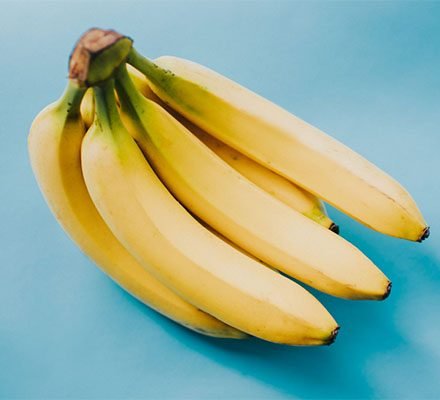
#> input picture lesson 5/images/banana.jpg, 440 x 400 px; its folder holds 4 pictures in this run
$ python main.py
#> lines starting #> are read from the running program, lines starting #| are printed output that depends on the picture
import cv2
import os
from PIL import Image

mean_width = 0
mean_height = 0

folder = "images"
number_of_files = len(os.listdir(folder))
print(number_of_files)

for file_name in os.listdir(folder):
    image = Image.open(os.path.join(folder, file_name))
#> image is the input picture: PIL image 440x400 RGB; mean R, G, B 150.4, 173.7, 149.2
    width, height = image.size
#> width = 440; height = 400
    mean_height += height
#> mean_height = 400
    mean_width += width
#> mean_width = 440
#> pass 2 of the loop `for file_name in os.listdir(folder):`:
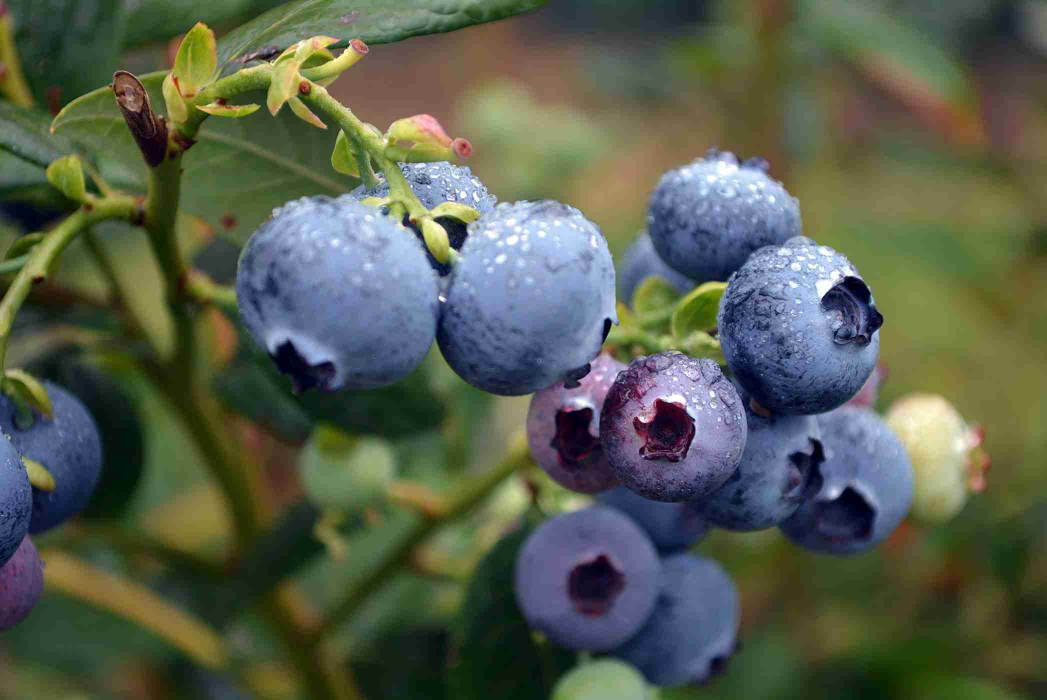
#> input picture lesson 5/images/blueberry.jpg, 2094 x 1400 px (shown at 1/2 size)
#> image is the input picture: PIL image 2094x1400 RGB; mean R, G, B 87.1, 94.4, 77.7
#> pass 3 of the loop `for file_name in os.listdir(folder):`:
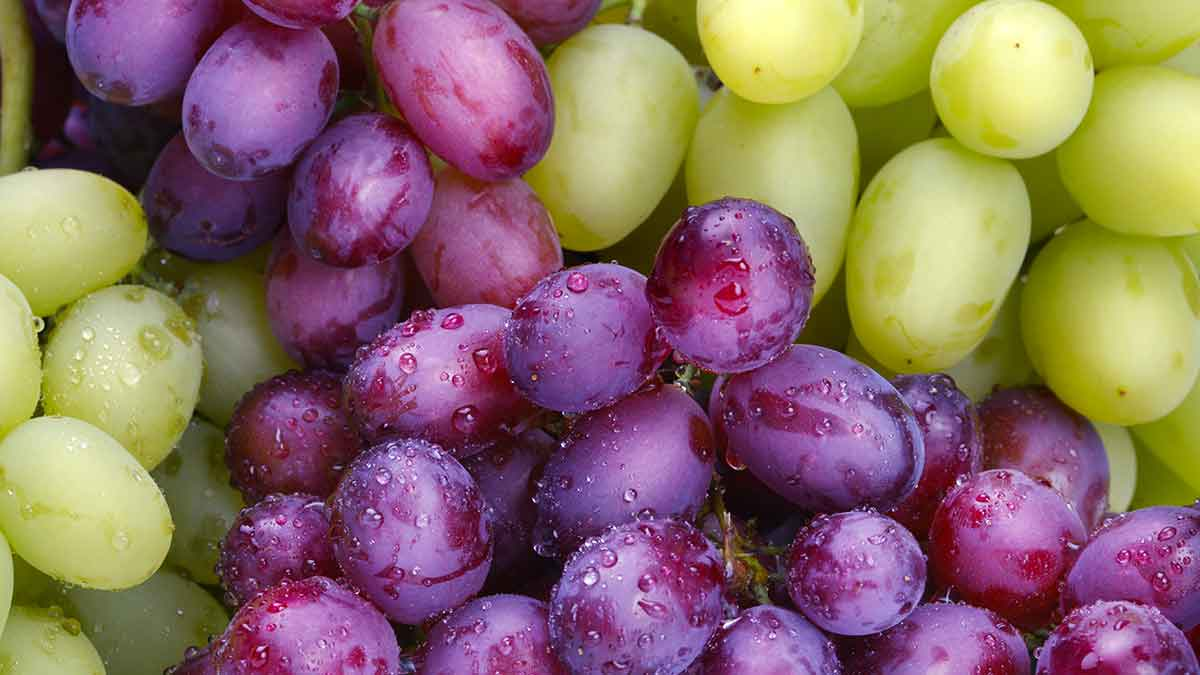
#> input picture lesson 5/images/grapes.jpg, 1200 x 675 px
#> image is the input picture: PIL image 1200x675 RGB; mean R, G, B 137, 106.9, 101.1
#> the loop made 4 passes; the first 3 are shown

mean_width = mean_width//number_of_files
mean_height = mean_height//number_of_files

print(mean_height)
print(mean_width)

for file_name in os.listdir(folder):
    if file_name.endswith(".jpg") or file_name.endswith(".png") or file_name.endswith(".jpeg"):
        image = Image.open(os.path.join(folder, file_name))
        resized_image = image.resize((mean_width, mean_height), Image.Resampling.LANCZOS)
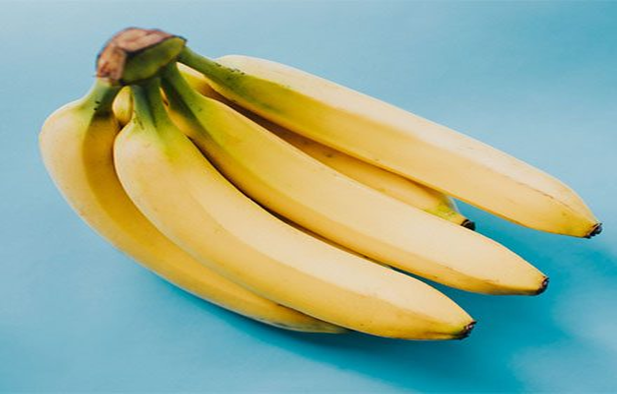
#> resized_image: PIL image 1233x787 RGB (shown at 1/2 size); mean R, G, B 150.4, 173.7, 149.2
        resized_image.save(file_name, "JPEG", quality = 95)
        print(resized_image)
#> pass 2 of the loop `for file_name in os.listdir(folder):`:
#> `resized_image = image.resize((mean_width, mean_height), Image.Resampli..`:
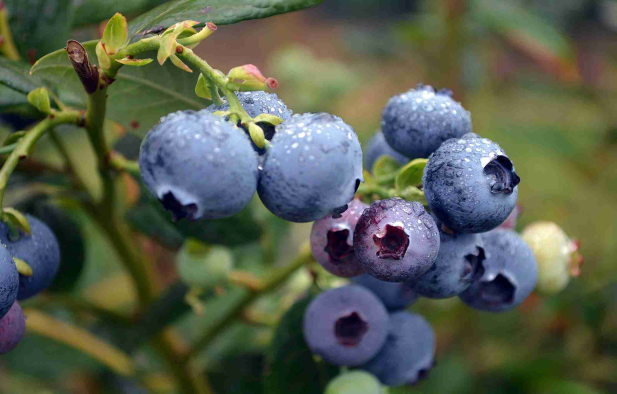
#> resized_image: PIL image 1233x787 RGB (shown at 1/2 size); mean R, G, B 87.1, 94.4, 77.7
#> pass 3 of the loop `for file_name in os.listdir(folder):`:
#> `resized_image = image.resize((mean_width, mean_height), Image.Resampli..`:
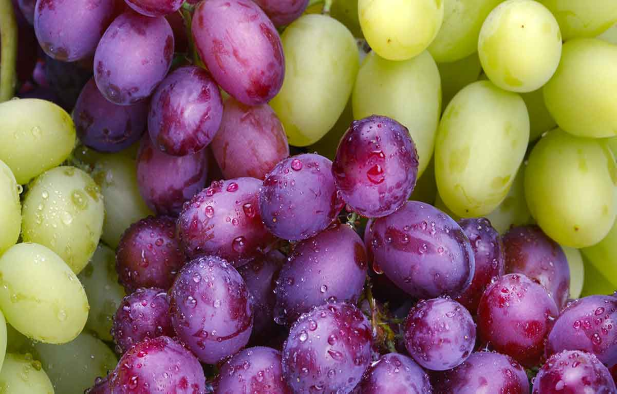
#> resized_image: PIL image 1233x787 RGB (shown at 1/2 size); mean R, G, B 137, 106.9, 101.1
#> the loop made 4 passes; the first 3 are shown


cv2.waitKey()
cv2.destroyAllWindows()
